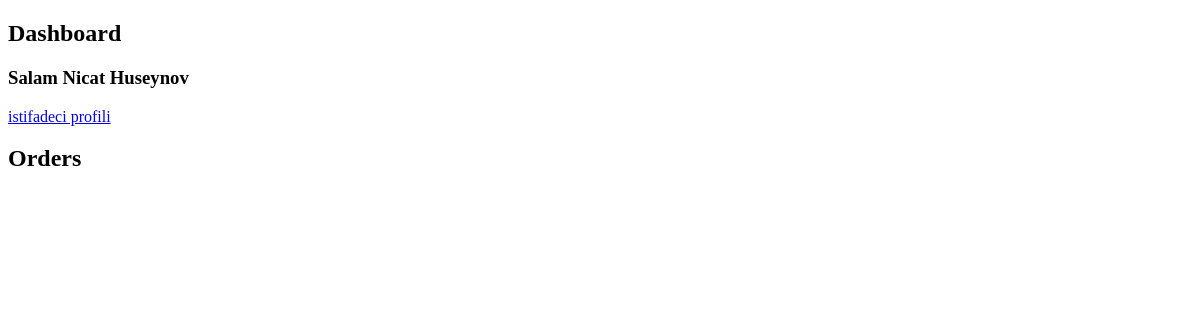
/dashboard/ (signed in), run on an earlier commit of the app's database.
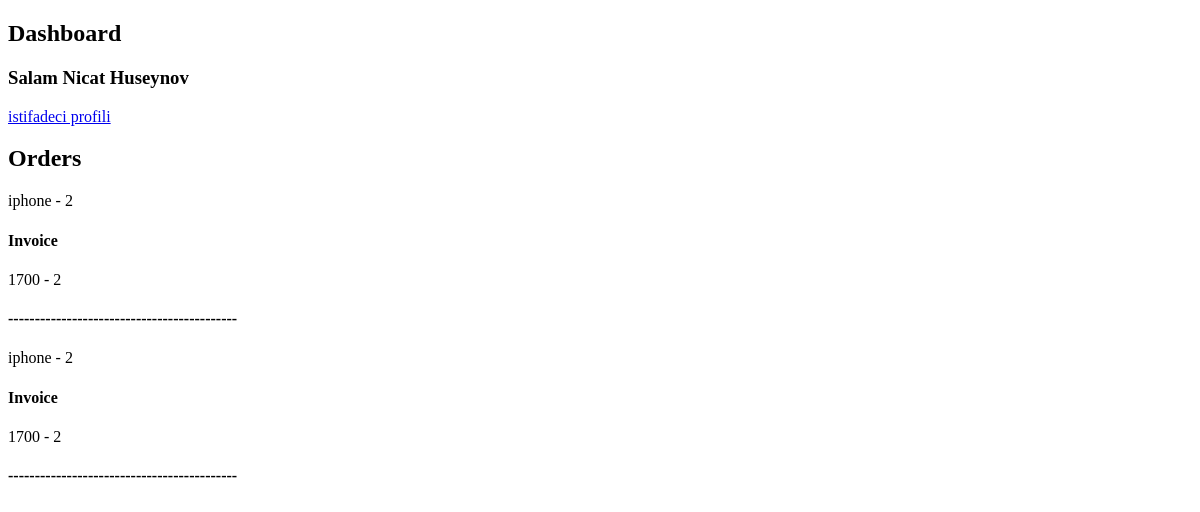
And on a later commit of the database.
### order/models.py (models this page shows, shortened)
class Order(TimeStampedModel):
    user = models.ForeignKey(User, on_delete=models.CASCADE, null=True,blank=True)
    product = models.ForeignKey(Product, on_delete=models.CASCADE)
    quantity = models.PositiveIntegerField(default=1)
    first_name = models.CharField(max_length=55,blank=True)
    last_name = models.CharField(max_length=55,blank=True)
    phone = models.CharField(max_length=12, blank=True)
    address = models.CharField(max_length=500, blank=True)

class Invoice(TimeStampedModel):
    order = models.OneToOneField(Order, on_delete=models.CASCADE)
    quantity = models.PositiveIntegerField(default=1)
    price = models.IntegerField(default=0)
    paid = models.BooleanField(default=False)
    transaction_id = models.CharField(max_length=255)

### product/models.py (models this page shows, shortened)
class Product(TimeStampedModel):
    user = models.ForeignKey(User, on_delete=models.CASCADE, null=True)
    name = models.CharField(max_length=100)
    image = models.ImageField("product_image",null=True,blank=True)
    description = models.TextField()
    price = models.IntegerField()
    discount_price = models.IntegerField(blank=True,null=True)
    available = models.BooleanField(default=True)

### dashboard/views.py (the view)
# urls.py: path("", dashboard_view, name="dashboard_view"),
@login_required(login_url='login_views')
def dashboard_view(request):
    orders = Order.objects.filter(user=request.user)
    context = {
        'orders': orders,
        }
    return render(request, 'dashboard/dashboard.html', context)

### templates/dashboard/dashboard.html (shortened to what this page needs)
<!DOCTYPE html>
<html lang="en">
<head>
</head>
<body>
    <h2>Dashboard</h2>
    <h3>Salam {{request.user.get_full_name}}</h3>
    <a href="{% url 'profile_view' %}">istifadeci profili</a>
    <h2>Orders</h2>
    {% for instance in orders %}
    <p>{{instance.product.name}} - {{instance.quantity}}</p>
    <h4>Invoice</h4>
    <p>{{instance.invoice.price}} - {{instance.invoice.quantity}}</p>
    <h4>-------------------------------------------</h4>
    {% endfor %}
</body>
</html>

What changed in the data, as far as the page shows it:
added Order: product.name "iphone", quantity "2", invoice.price "1700", invoice.quantity "2"
added Order: product.name "iphone", quantity "2", invoice.price "1700", invoice.quantity "2"
